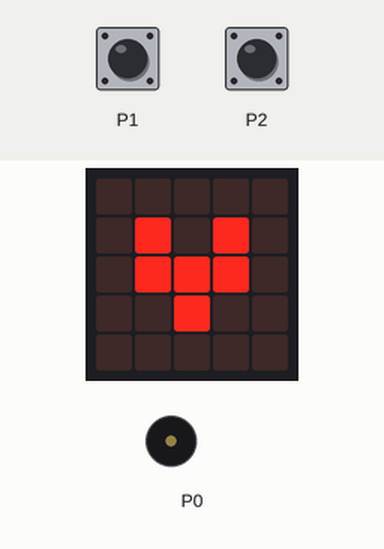
Simulated run of this program. Board: BBC micro:bit (MakeCode). Parts: the board's 5×5 LED display, buzzer (waves = sounding). The inputs (shaded band) are chosen by the test bench.

Above: at 1.8 s.
1.9 s: touch pin P1 pressed for 0.15 s
At 2.4 s:
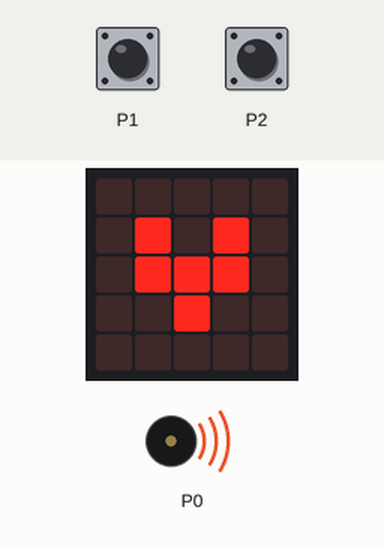
Timing chart, 0 to 4.9 s (numbered marks = the images above; inputs shaded):
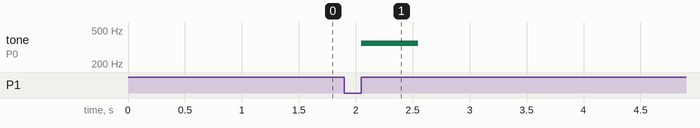

Measured:
- after the input at 1.9 s, tone on P0: silent → 349 Hz after 0.15 s, → silent 0.50 s later

The program:

main.ts
```typescript
input.onPinPressed(TouchPin.P2, function () {
    music.playTone(392, music.beat(BeatFraction.Whole))
})
input.onPinPressed(TouchPin.P1, function () {
    music.playTone(349, music.beat(BeatFraction.Whole))
})
basic.showIcon(IconNames.SmallHeart)
basic.forever(function () {

})
```

test.ts
```typescript
// 在這裡測試；當此封包作為擴充功能時，將不會編譯此內容。
```
